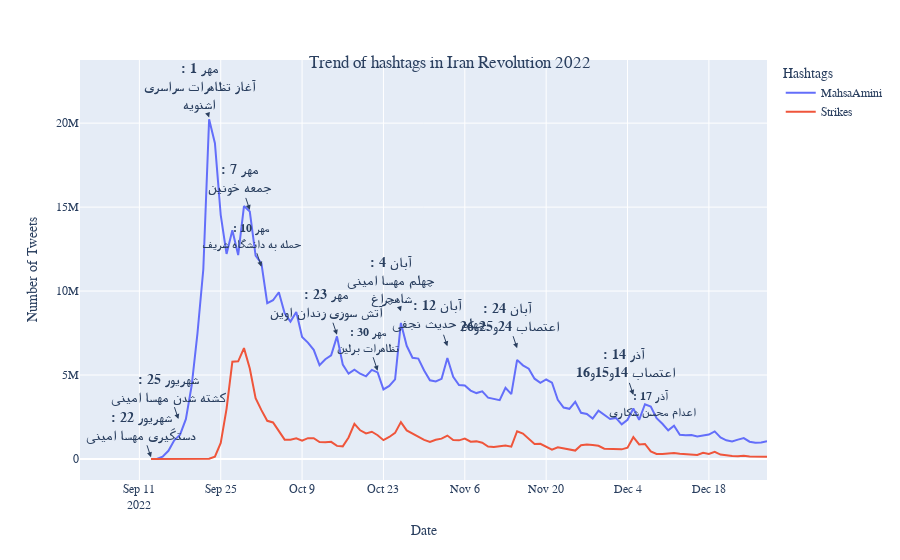

Write notebook code for a chart like this one.
### Markdown cell above
# Visualizing using Plotly

### Code cell
plotMarkerConstant=1e5
fig = px.line(df, x="Date", y=["MahsaAmini","Strikes"],)
fig.update_layout(
    font_family = "sans-serif",
    title={
        'text': "Trend of hashtags in Iran Revolution 2022",
        'y':0.9,
        'x':0.5,
        'xanchor': 'center',
        'yanchor': 'top'},

    xaxis_title="Date",
    yaxis_title="Number of Tweets",
    legend_title="Hashtags")


annotate(fig,df,"2022-10-15","<b>: 23 مهر<br> آتش سوزی زندان اوین <b>")
annotate(fig,df,"2022-09-13","<b>: 22 شهریور<br> دستگیری مهسا امینی <b>")
annotate(fig,df,"2022-09-16","<b>: 25 شهریور<br> کشته شدن مهسا امینی <b>",yshift=30,xshift=10)
annotate(fig,df,"2022-09-23","<b>: 1 مهر<br> آغاز تظاهرات سراسری <br> اشنویه <b>")
annotate(fig,df,"2022-09-30","<b>: 7 مهر<br> جمعه خونین <b>")
annotate(fig,df,"2022-10-02","<b>: 10 مهر<br> حمله به دانشگاه شریف <b>",yshift=-5,xshift=0,fontsize=12)
annotate(fig,df,"2022-10-22","<b>: 30 مهر<br> تظاهرات برلین <b>", fontsize=12)
annotate(fig,df,"2022-10-26","<b>: 4 آبان<br> چهلم مهسا امینی <br> شاهچراغ <b>",yshift=10)
annotate(fig,df,"2022-11-03","<b>: 12 آبان<br> چهلم حدیث نجفی<b>",yshift=10)
annotate(fig,df,"2022-11-15","<b>: 24 آبان<br> اعتصاب 24و25و26<b>",yshift=10)
annotate(fig,df,"2022-12-05","<b>: 14 آذر<br> اعتصاب 14و15و16<b>",yshift=12)
annotate(fig,df,"2022-12-08","<b>: 17 آذر<br> اعدام محسن شکاری<b>",arrow=False,yshift=0,fontsize=12)

# # fig.add_shape()
# fig.add_annotation(yref='paper',x=pd.to_datetime("20221230"), y=1.06, text="aaaa")

fig.show()
